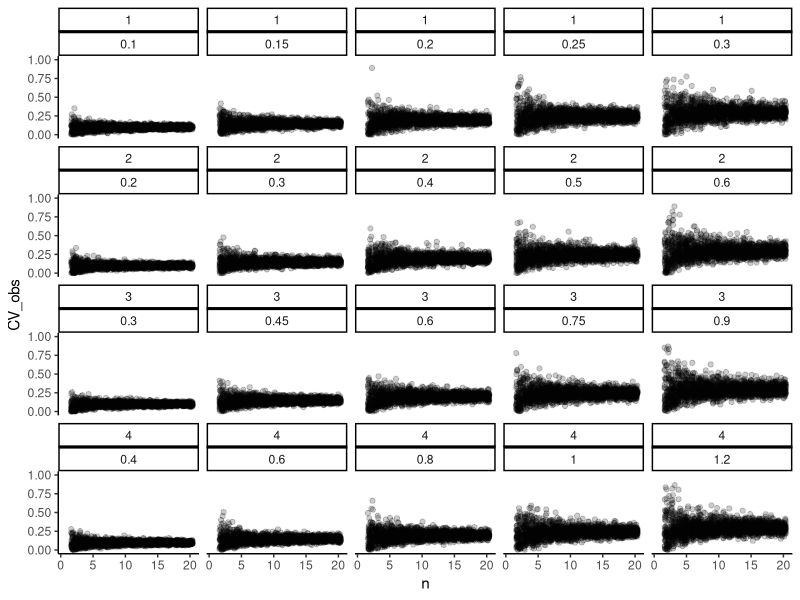
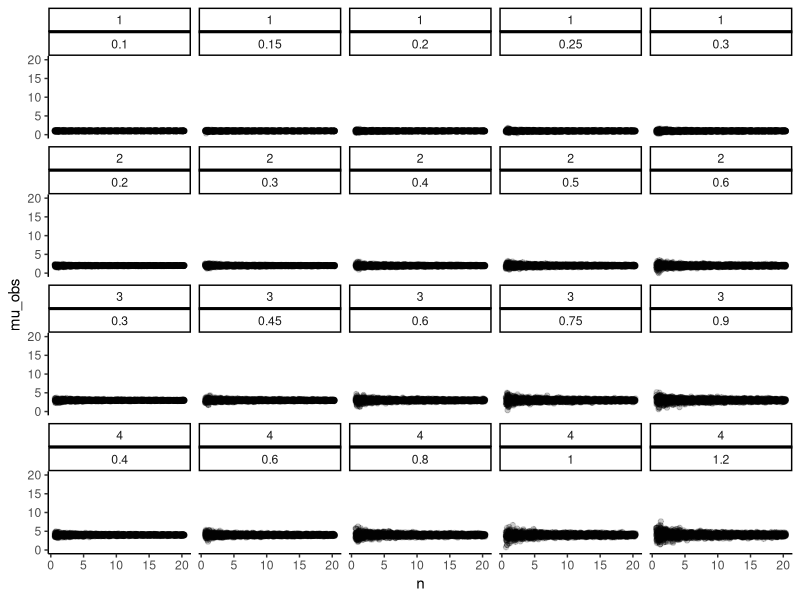

The R source for these figures, in order:
# look at observed CV with sample size given sigma, mu
library(plyr)
library(tidyverse)

sigma<-seq(.1,.3,.05)
mu<-seq(1,4,1)

out<-ldply(lapply(rep(seq(1,20,1),100), function(n){ldply(lapply(sigma, function(x){ldply(lapply(mu, function(y){
  raw<-rnorm(n,y,y*x)
  av<-mean(raw)
  std<-sd(raw)
  CV<-std/av
  return(cbind("n"=n, "mu"=y, "sigma"=x*y,"CV_obs"=CV, "mu_obs"=av))
}))}))}))


out %>% ggplot(aes(n,CV_obs))+
  geom_jitter(alpha=0.2)+
  facet_wrap(~mu+sigma)+theme_classic()+ylim(c(0,1))

out %>% ggplot(aes(n,mu_obs))+
  geom_jitter(alpha=0.2)+
  facet_wrap(~mu+sigma)+theme_classic()+ylim(c(0,20))


